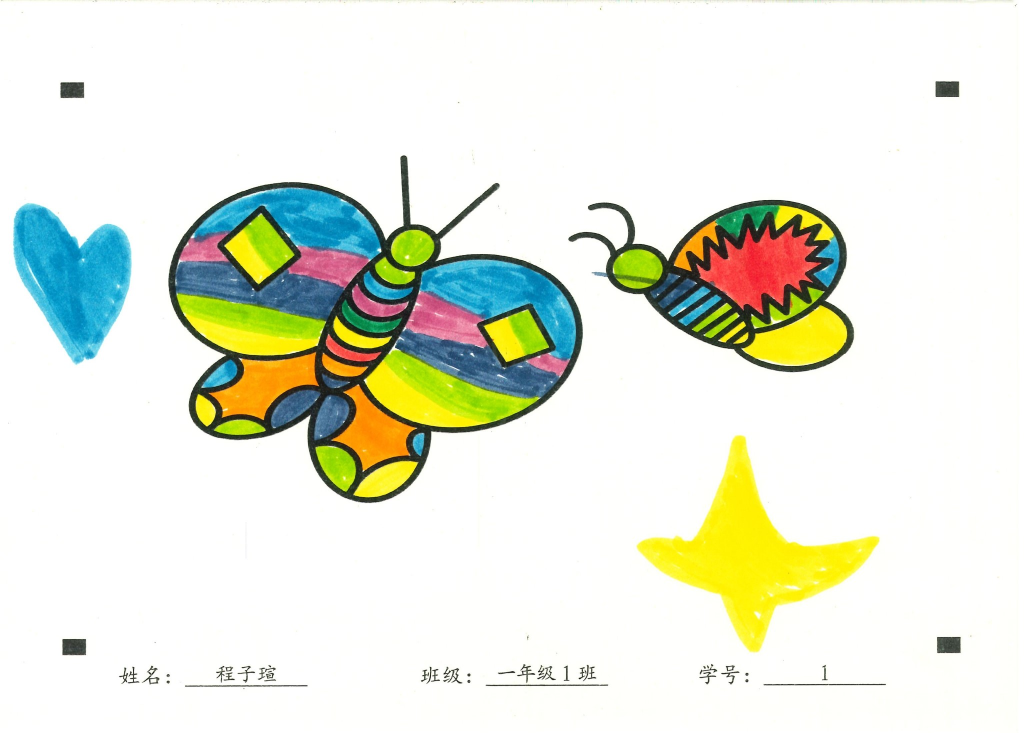
#> input picture algorithm-service/lj2_image/lj2_01_01_01.jpg, 2047 x 1465 px (shown at 1/2 size); its folder holds only this picture in this run
$ python test_canny.py
#> lines starting #> are read from the running program, lines starting #| are printed output that depends on the picture; after the words box and inside, x2 and y2 are one past the last pixel; in counts of white or black regions, pixels touching at a corner belong together
import cv2
import numpy as np
import json
import os
import csv
from pathlib import Path


CONFIG = {
    # 输入图片文件夹
    "input_dir": "lj2_image",

    # 批量输出目录
    "output_dir": "batch_closed_regions_output",

    # 支持的图片格式
    "image_extensions": [".png", ".jpg", ".jpeg", ".bmp", ".tif", ".tiff", ".webp"],

    # 黑色印刷边缘筛选：严格过滤深蓝 / 深棕
    "black_v_max": 0,
    "black_s_max": 0,
    "black_rgb_max": 150,
    "black_rgb_diff_max": 55,

    # 极暗黑色兜底
    "very_dark_v_max": 90,
    "very_dark_rgb_max": 110,
    "very_dark_rgb_diff_max": 55,

    # 去小黑点
    "min_black_component_area": 20,

    # 补黑色边缘断口
    "close_kernel_size": 9,
    "close_iterations": 1,
    "dilate_kernel_size": 3,
    "dilate_iterations": 2,

    # 闭合区域过滤
    "min_region_area": 100,

    # 过滤底部文字
    "remove_bottom_text": True,
    "bottom_text_y_ratio": 0.76,

    # 是否只保留最大的 N 个闭合区域
    # None 表示保留所有闭合区域
    "keep_largest_n_regions": None,

    # polygon 近似精度
    "approx_epsilon_ratio": 0.003,

    # 可视化颜色 BGR
    "draw_color": (0, 0, 255),

    # debug_grid 每个小图宽度
    "debug_cell_width": 420
}


# =========================
# 基础工具函数
# =========================

def ensure_dir(path):
    os.makedirs(path, exist_ok=True)


def imread_unicode(path):
    """
    支持中文路径读取图片。
    """
    path = str(path)
    data = np.fromfile(path, dtype=np.uint8)
    img = cv2.imdecode(data, cv2.IMREAD_COLOR)
    return img


def imwrite_unicode(path, img):
    """
    支持中文路径保存图片。
    """
    path = str(path)
    ext = os.path.splitext(path)[1]
    if ext == "":
        ext = ".png"
        path += ext

    success, encoded = cv2.imencode(ext, img)
    if success:
        encoded.tofile(path)
        return True
    return False


def save_img(output_dir, filename, img):
    path = os.path.join(output_dir, filename)
    imwrite_unicode(path, img)
    return path


def to_bgr(img):
    if len(img.shape) == 2:
        return cv2.cvtColor(img, cv2.COLOR_GRAY2BGR)
    return img.copy()


def add_title(img, title):
    out = img.copy()
    cv2.rectangle(out, (0, 0), (out.shape[1], 34), (0, 0, 0), -1)
    cv2.putText(
        out,
        title,
        (8, 24),
        cv2.FONT_HERSHEY_SIMPLEX,
        0.65,
        (255, 255, 255),
        2
    )
    return out


def make_debug_grid(images, titles, output_dir, name="debug_grid.png", cell_w=420):
    panels = []

    for img, title in zip(images, titles):
        panel = to_bgr(img)
        h, w = panel.shape[:2]
        scale = cell_w / w
        panel = cv2.resize(panel, (cell_w, int(h * scale)))
        panel = add_title(panel, title)
        panels.append(panel)

    while len(panels) < 6:
        panels.append(np.zeros_like(panels[0]))

    max_h = max(p.shape[0] for p in panels)

    padded = []
    for p in panels:
        h, w = p.shape[:2]
        if h < max_h:
            pad = np.zeros((max_h - h, w, 3), dtype=np.uint8)
            p = np.vstack([p, pad])
        padded.append(p)

    row1 = np.hstack(padded[:3])
    row2 = np.hstack(padded[3:6])
    grid = np.vstack([row1, row2])

    save_img(output_dir, name, grid)


# =========================
# 图像处理函数
# =========================

def filter_small_components(binary_mask, min_area):
    num_labels, labels, stats, _ = cv2.connectedComponentsWithStats(
        binary_mask,
        connectivity=8
    )

    filtered = np.zeros_like(binary_mask)

    for i in range(1, num_labels):
        area = stats[i, cv2.CC_STAT_AREA]
        if area >= min_area:
            filtered[labels == i] = 255

    return filtered


def extract_black_print_edges(img, config):
    """
    提取黑色印刷边缘，尽量排除深蓝、深棕等彩色深色区域。
    """
    hsv = cv2.cvtColor(img, cv2.COLOR_BGR2HSV)
    H, S, V = cv2.split(hsv)

    b, g, r = cv2.split(img)

    max_c = np.maximum(np.maximum(r, g), b)
    min_c = np.minimum(np.minimum(r, g), b)
    rgb_diff = max_c - min_c

    # 低亮度 + 低饱和度
    hsv_black = (
        (V < config["black_v_max"]) &
        (S < config["black_s_max"])
    )

    # RGB 三通道整体偏暗 + 差异小
    rgb_black = (
        (max_c < config["black_rgb_max"]) &
        (rgb_diff < config["black_rgb_diff_max"])
    )

    strict_black = hsv_black & rgb_black

    # 极暗兜底
    very_dark_black = (
        (V < config["very_dark_v_max"]) &
        (max_c < config["very_dark_rgb_max"]) &
        (rgb_diff < config["very_dark_rgb_diff_max"])
    )

    black_mask = (strict_black | very_dark_black).astype(np.uint8) * 255

    black_mask = filter_small_components(
        black_mask,
        config["min_black_component_area"]
    )

    # 闭运算补断口
    close_k = config["close_kernel_size"]
    if close_k % 2 == 0:
        close_k += 1

    close_kernel = cv2.getStructuringElement(
        cv2.MORPH_ELLIPSE,
        (close_k, close_k)
    )

    black_clean = cv2.morphologyEx(
        black_mask,
        cv2.MORPH_CLOSE,
        close_kernel,
        iterations=config["close_iterations"]
    )

    # 轻微膨胀，让黑边成为 floodFill 的墙
    dilate_k = config["dilate_kernel_size"]
    if dilate_k % 2 == 0:
        dilate_k += 1

    dilate_kernel = cv2.getStructuringElement(
        cv2.MORPH_ELLIPSE,
        (dilate_k, dilate_k)
    )

    black_wall = cv2.dilate(
        black_clean,
        dilate_kernel,
        iterations=config["dilate_iterations"]
    )

    return black_mask, black_clean, black_wall


def extract_closed_regions_by_floodfill(black_wall):
    """
    根据黑色印刷边缘提取闭合区域。
    """
    _, wall = cv2.threshold(black_wall, 127, 255, cv2.THRESH_BINARY)

    # 反相：边缘墙变黑，背景和闭合区域内部变白
    inverted = cv2.bitwise_not(wall)

    h, w = inverted.shape[:2]
    flood = inverted.copy()
    flood_mask = np.zeros((h + 2, w + 2), np.uint8)

    # 从四条边 floodFill 外部背景
    for x in range(w):
        if flood[0, x] == 255:
            cv2.floodFill(flood, flood_mask, (x, 0), 128)
        if flood[h - 1, x] == 255:
            cv2.floodFill(flood, flood_mask, (x, h - 1), 128)

    for y in range(h):
        if flood[y, 0] == 255:
            cv2.floodFill(flood, flood_mask, (0, y), 128)
        if flood[y, w - 1] == 255:
            cv2.floodFill(flood, flood_mask, (w - 1, y), 128)

    # flood == 255：没有和外部背景连通，即被黑边圈出的闭合区域
    closed = np.where(flood == 255, 255, 0).astype(np.uint8)

    return inverted, flood, closed


def filter_closed_regions(closed_mask, img_h, config):
    num_labels, labels, stats, _ = cv2.connectedComponentsWithStats(
        closed_mask,
        connectivity=8
    )

    components = []

    for i in range(1, num_labels):
        x, y, w, h, area = stats[i]

        if area < config["min_region_area"]:
            continue

        if config["remove_bottom_text"] and y > int(img_h * config["bottom_text_y_ratio"]):
            continue

        components.append({
            "label": int(i),
            "x": int(x),
            "y": int(y),
            "width": int(w),
            "height": int(h),
            "area": int(area)
        })

    components = sorted(components, key=lambda c: c["area"], reverse=True)

    keep_n = config["keep_largest_n_regions"]
    if keep_n is not None:
        components = components[:keep_n]

    final_mask = np.zeros_like(closed_mask)

    for comp in components:
        final_mask[labels == comp["label"]] = 255

    return final_mask, components


def contour_to_region(contour, img_w, img_h, region_id, config):
    area = cv2.contourArea(contour)
    x, y, w, h = cv2.boundingRect(contour)

    epsilon = config["approx_epsilon_ratio"] * cv2.arcLength(contour, True)
    approx = cv2.approxPolyDP(contour, epsilon, True)

    polygon = []

    for p in approx:
        px, py = p[0]
        polygon.append({
            "x": float(px / img_w),
            "y": float(py / img_h)
        })

    return {
        "regionId": f"closed_region_{region_id}",
        "name": f"黑边闭合区域_{region_id}",
        "area": float(area),
        "bounding_box": {
            "x": float(x / img_w),
            "y": float(y / img_h),
            "width": float(w / img_w),
            "height": float(h / img_h)
        },
        "polygon": polygon
    }


def build_regions(final_mask, img_w, img_h, config):
    contours, _ = cv2.findContours(
        final_mask,
        cv2.RETR_EXTERNAL,
        cv2.CHAIN_APPROX_SIMPLE
    )

    regions = []

    for contour in contours:
        area = cv2.contourArea(contour)

        if area < config["min_region_area"]:
            continue

        region = contour_to_region(
            contour,
            img_w,
            img_h,
            len(regions) + 1,
            config
        )

        if len(region["polygon"]) >= 3:
            regions.append(region)

    return regions, contours


def make_overlay(img, final_mask, contours, config):
    overlay = img.copy()

    color = np.array(config["draw_color"], dtype=np.uint8)
    mask_pixels = final_mask > 0

    overlay[mask_pixels] = (
        0.55 * overlay[mask_pixels] +
        0.45 * color
    ).astype(np.uint8)

    cv2.drawContours(
        overlay,
        contours,
        -1,
        config["draw_color"],
        3
    )

    return overlay


# =========================
# 单张图片处理
# =========================

def process_one_image(image_path, image_output_dir, config):
    ensure_dir(image_output_dir)

    img = imread_unicode(image_path)

    if img is None:
        print(f"❌ 无法读取图片: {image_path}")
        return {
            "image_path": str(image_path),
            "status": "failed",
            "reason": "read_error"
        }

    img_h, img_w = img.shape[:2]

    print(f"\n✅ 处理图片: {image_path}")
    print(f"   尺寸: {img_w} x {img_h}")

    # 1. 黑色印刷边缘
    black_raw, black_clean, black_wall = extract_black_print_edges(
        img,
        config
    )

    # 2. floodFill 闭合区域
    inverted, floodfilled, closed_raw = extract_closed_regions_by_floodfill(
        black_wall
    )

    # 3. 过滤闭合区域
    final_mask, components = filter_closed_regions(
        closed_raw,
        img_h,
        config
    )

    # 4. polygon / bbox
    regions, contours = build_regions(
        final_mask,
        img_w,
        img_h,
        config
    )

    # 5. 可视化
    overlay = make_overlay(
        img,
        final_mask,
        contours,
        config
    )

    # 6. 保存核心结果
    save_img(image_output_dir, "01_black_mask_raw.png", black_raw)
    save_img(image_output_dir, "02_black_edge_wall.png", black_wall)
    save_img(image_output_dir, "03_closed_regions_mask.png", final_mask)
    save_img(image_output_dir, "04_closed_regions_overlay.png", overlay)

    make_debug_grid(
        images=[
            img,
            black_raw,
            black_wall,
            floodfilled,
            closed_raw,
            overlay
        ],
        titles=[
            "Original",
            "Black mask raw",
            "Black edge wall",
            "FloodFill external bg",
            "Closed regions raw",
            "Final overlay"
        ],
        output_dir=image_output_dir,
        name="debug_grid.png",
        cell_w=config["debug_cell_width"]
    )

    # 7. 保存单图 JSON
    result = {
        "metadata": {
            "image_path": str(image_path),
            "image_name": Path(image_path).name,
            "image_width": img_w,
            "image_height": img_h,
            "method": "strict_black_print_edge_closed_region_floodfill",
            "num_components": len(components),
            "num_regions": len(regions),
            "config": config
        },
        "components": components,
        "regions": regions
    }

    json_path = os.path.join(image_output_dir, "closed_regions_result.json")

    with open(json_path, "w", encoding="utf-8") as f:
        json.dump(result, f, indent=2, ensure_ascii=False)

    print(f"💾 单图 JSON: {json_path}")
    print(f"📊 regions: {len(regions)}")

    return {
        "image_path": str(image_path),
        "image_name": Path(image_path).name,
        "output_dir": str(image_output_dir),
        "status": "success",
        "image_width": img_w,
        "image_height": img_h,
        "num_components": len(components),
        "num_regions": len(regions),
        "json_path": json_path
    }


# =========================
# 批量处理
# =========================

def list_images(input_dir, extensions):
    input_dir = Path(input_dir)

    image_paths = []

    for ext in extensions:
        image_paths.extend(input_dir.glob(f"*{ext}"))
        image_paths.extend(input_dir.glob(f"*{ext.upper()}"))

    image_paths = sorted(set(image_paths), key=lambda p: p.name)

    return image_paths


def save_batch_summary(summary_list, output_dir):
    json_path = os.path.join(output_dir, "batch_summary.json")

    with open(json_path, "w", encoding="utf-8") as f:
        json.dump(summary_list, f, indent=2, ensure_ascii=False)

    csv_path = os.path.join(output_dir, "batch_summary.csv")

    fieldnames = [
        "image_name",
        "image_path",
        "status",
        "image_width",
        "image_height",
        "num_components",
        "num_regions",
        "output_dir",
        "json_path"
    ]

    with open(csv_path, "w", newline="", encoding="utf-8-sig") as f:
        writer = csv.DictWriter(f, fieldnames=fieldnames)
        writer.writeheader()

        for item in summary_list:
            row = {key: item.get(key, "") for key in fieldnames}
            writer.writerow(row)

    print(f"\n💾 批量 summary JSON: {json_path}")
    print(f"💾 批量 summary CSV: {csv_path}")


def main():
    input_dir = CONFIG["input_dir"]
    output_dir = CONFIG["output_dir"]

    ensure_dir(output_dir)

    image_paths = list_images(
        input_dir,
        CONFIG["image_extensions"]
    )

    if len(image_paths) == 0:
        print(f"❌ 在文件夹中没有找到图片: {input_dir}")
        return

    print(f"✅ 找到图片数量: {len(image_paths)}")
    print(f"📂 输入目录: {input_dir}")
    print(f"📂 输出目录: {output_dir}")

    summary_list = []

    for idx, image_path in enumerate(image_paths, start=1):
        stem = Path(image_path).stem
        image_output_dir = os.path.join(output_dir, stem)

        print(f"\n==============================")
        print(f"[{idx}/{len(image_paths)}] {image_path.name}")
        print(f"==============================")

        try:
            summary = process_one_image(
                image_path=image_path,
                image_output_dir=image_output_dir,
                config=CONFIG
            )
#> in imread_unicode, img is the input picture: shape (1465, 2047, 3); mean B, G, R 219.2, 234, 230.4
#|    尺寸: 2047 x 1465
#> in filter_small_components, `num_labels, labels, stats, _ = cv2.connectedComponentsWithStats( binar..`:
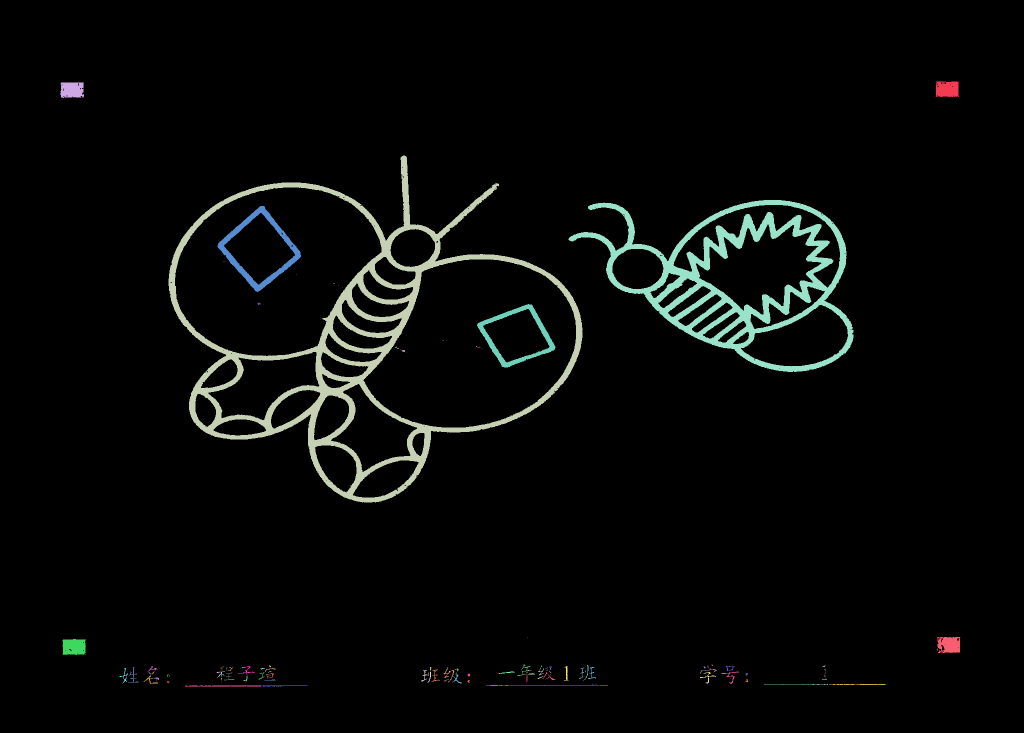
#> labels: shape (1465, 2047) int32 (shown at 1/2 size); 120 distinct labels, from 0 to 119; one colour per label, 0 black
#> in filter_small_components, `num_labels, labels, stats, _ = cv2.connectedComponentsWithStats( binar..`: num_labels = 120; stats = 120 rows, first 6: [0, 0, 2047, 1465, 2876283], [1872, 163, 46, 31, 1322], [121, 165, 47, 31, 1312], [337, 311, 828, 694, 62850], [981, 374, 1, 1, 1], [1137, 400, 570, 344, 42313]
#> the loop in filter_small_components, `for i in range(1, num_labels):` made 119 passes
#> area on passes 1, 2, 3, 5: 1322, 1312, 62850, 42313
#> after the loop in extract_closed_regions_by_floodfill, `for x in range(w):`:
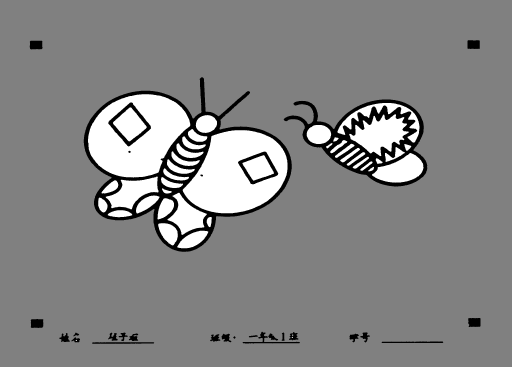
#> flood: shape (1465, 2047) (shown at 1/4 size); min 0, max 255, mean 134.2
#> in filter_closed_regions, `num_labels, labels, stats, _ = cv2.connectedComponentsWithStats( close..`:
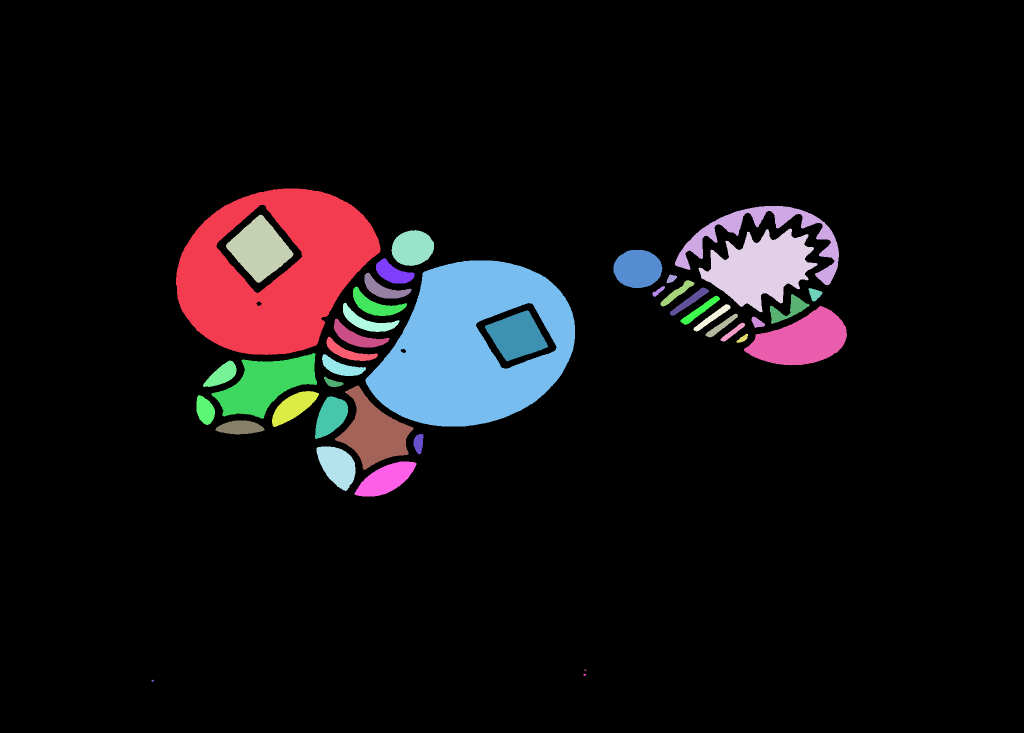
#> labels: shape (1465, 2047) int32 (shown at 1/2 size); 43 distinct labels, from 0 to 42; one colour per label, 0 black
#> in filter_closed_regions, `num_labels, labels, stats, _ = cv2.connectedComponentsWithStats( close..`: num_labels = 43; stats = 43 rows, first 6: [0, 0, 2047, 1465, 2680896], [352, 377, 409, 333, 81983], [1350, 412, 328, 159, 10868], [452, 429, 135, 137, 9950], [1397, 457, 238, 168, 21588], [783, 460, 85, 72, 4690]
#> the loop in filter_closed_regions, `for i in range(1, num_labels):` made 42 passes
#> after the loop in filter_closed_regions, `for i in range(1, num_labels):`: components = 39 items
#> the loop in filter_closed_regions, `for comp in components:` made 39 passes
#> in build_regions, `contours, _ = cv2.findContours( final_mask, cv2.RETR_EXTERNAL, cv2.CHA..`: contours = 37 contours; largest, box (x1, y1, x2, y2) and area: (731, 521, 1150, 853) 99864, (352, 377, 761, 710) 97808, (1397, 457, 1635, 625) 21182, (1488, 612, 1694, 731) 14510, (423, 706, 634, 838) 14008
#> the loop in build_regions, `for contour in contours:` made 37 passes
#> (x in contour_to_region, y in contour_to_region, w in contour_to_region, h in contour_to_region, epsilon in contour_to_region) on passes 1 to 4: (709, 923, 124, 70, 0.953), (633, 893, 78, 89, 0.821), (827, 868, 20, 41, 0.31), (431, 841, 98, 28, 0.66)
#> after the loop in build_regions, `for contour in contours:`: regions = 37 items
#> the loop in make_debug_grid, `for img, title in zip(images, titles):` made 6 passes
#> after the loop in make_debug_grid, `for img, title in zip(images, titles):`: panels = 6 items
#> in make_debug_grid, `max_h = max(p.shape[0] for p in panels)`: max_h = 300
#> the loop in make_debug_grid, `for p in panels:` made 6 passes
#> after the loop in make_debug_grid, `for p in panels:`: padded = 6 items
#> in make_debug_grid, `grid = np.vstack([row1, row2])`:
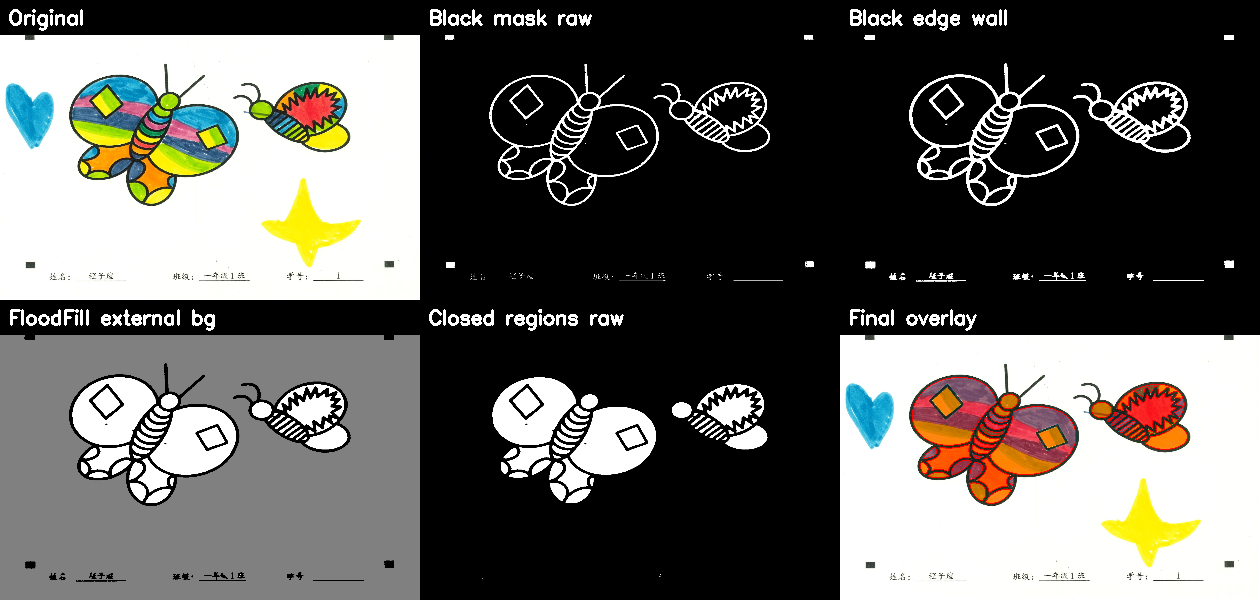
#> grid: shape (600, 1260, 3); mean of channels 0, 1, 2 93, 97.1, 98.6; drawn as B, G, R
#| 📊 regions: 37
#> summary = 9 items
        except Exception as e:
            print(f"❌ 处理失败: {image_path}")
            print(f"   错误: {repr(e)}")

            summary = {
                "image_path": str(image_path),
                "image_name": Path(image_path).name,
                "output_dir": str(image_output_dir),
                "status": "failed",
                "reason": repr(e)
            }

        summary_list.append(summary)

    save_batch_summary(summary_list, output_dir)
#> the loop in save_batch_summary, `for item in summary_list:` made 1 pass

    success_count = sum(1 for x in summary_list if x.get("status") == "success")
#> success_count = 1
    failed_count = len(summary_list) - success_count
#> failed_count = 0

    print("\n✅ 批量处理完成")
    print(f"   成功: {success_count}")
#|    成功: 1
    print(f"   失败: {failed_count}")
#|    失败: 0


if __name__ == "__main__":
    main()
